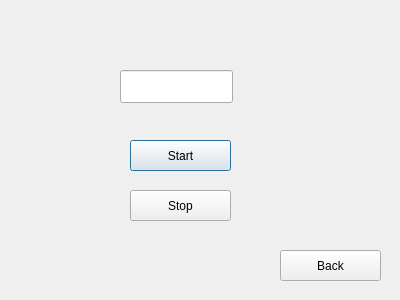
<?xml version="1.0" encoding="UTF-8"?>
<ui version="4.0">
 <class>automatic</class>
 <widget class="QDialog" name="automatic">
  <property name="geometry">
   <rect>
    <x>0</x>
    <y>0</y>
    <width>400</width>
    <height>300</height>
   </rect>
  </property>
  <property name="windowTitle">
   <string>Dialog</string>
  </property>
  <widget class="QPushButton" name="StartA">
   <property name="geometry">
    <rect>
     <x>130</x>
     <y>140</y>
     <width>101</width>
     <height>31</height>
    </rect>
   </property>
   <property name="text">
    <string>Start</string>
   </property>
  </widget>
  <widget class="QLineEdit" name="OutputA">
   <property name="geometry">
    <rect>
     <x>120</x>
     <y>70</y>
     <width>113</width>
     <height>33</height>
    </rect>
   </property>
  </widget>
  <widget class="QPushButton" name="BackA">
   <property name="geometry">
    <rect>
     <x>280</x>
     <y>250</y>
     <width>101</width>
     <height>31</height>
    </rect>
   </property>
   <property name="text">
    <string>Back</string>
   </property>
  </widget>
  <widget class="QPushButton" name="StopA">
   <property name="geometry">
    <rect>
     <x>130</x>
     <y>190</y>
     <width>101</width>
     <height>31</height>
    </rect>
   </property>
   <property name="text">
    <string>Stop</string>
   </property>
  </widget>
 </widget>
 <resources/>
 <connections/>
</ui>
